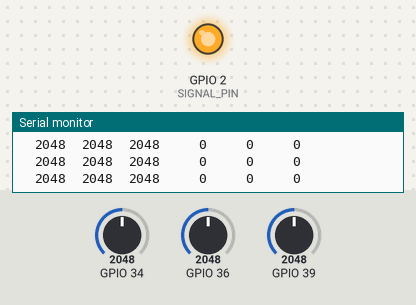
Simulated run of this sketch. Board: ESP32. On the bench: output pins drawn as LEDs (lit = HIGH), the last lines printed to the serial monitor. The test bench sets the inputs (shaded band); at power-on: GPIO 34 = 2048, GPIO 36 = 2048, GPIO 39 = 2048. WiFi joins after 1.5 s; servers stay silent unless stated; no MQTT or app messages arrive unless stated.

Above: at 2.7 s.
2.8 s: GPIO 34 set to 1960
5.8 s: GPIO 36 set to 1975
8.8 s: GPIO 39 set to 1935
At 9.6 s:
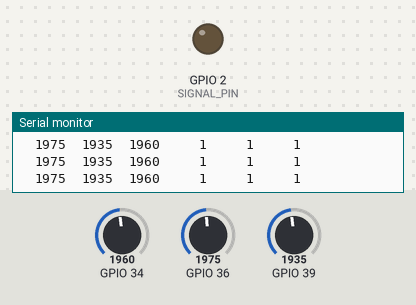
10.3 s: GPIO 39 set to 2040
At 10.9 s:
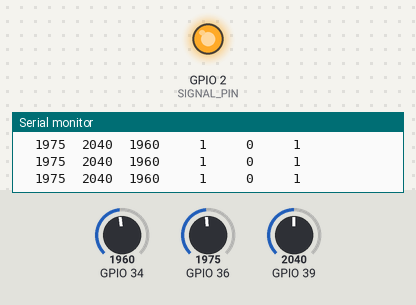
11.8 s: GPIO 39 set to 1960
At 12.2 s:
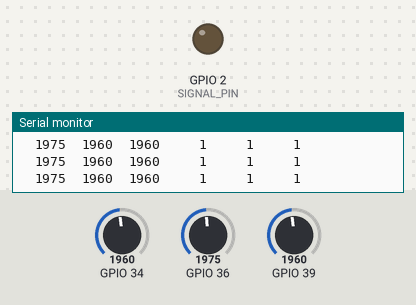
13.3 s: GPIO 34 set to 491
Timing chart, 0 to 16.2 s (numbered marks = the images above; inputs shaded):
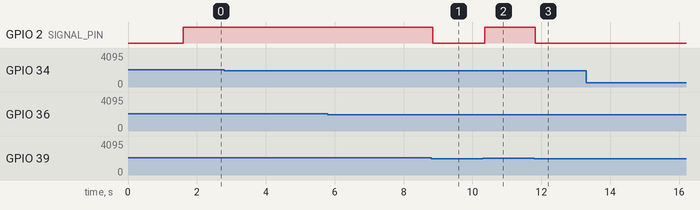

Measured:
- the behaviour switches between 2001 and 2000 on GPIO 39 (found by bisection; images 0 and 1)
- after the input at 8.8 s, GPIO 2 (SIGNAL_PIN): HIGH → LOW after 0.05 s
- after the input at 10.3 s, GPIO 2 (SIGNAL_PIN): LOW → HIGH after 0.05 s
- after the input at 11.8 s, GPIO 2 (SIGNAL_PIN): HIGH → LOW at once

The sketch:

trackSensor_LED_tripwire.ino
```cpp
/****************************************************
 * tracksensor_LED_tripwire.ino
 *
 * controller for sensors for lego train set
 * each sensor consists of an LED and a LDR
 * when the value from the LDR is below a threshold then the LDR can
 * 'see' the LED. When the LDR is above that threshold then there is a train in the way.
 * When the LDR value changes (low to high or high to low) then a specific MQTT message is sent.
 * This system can monitor a number of sensors. The number of sensors attached is specified in
 * 'NUM_INDICATORS' and the sensor details are specified in the intiIndicators() function
 */

// headers required to connect to wifi network and mqtt
#include "WiFi.h"
#include <PubSubClient.h>

// system settings
#define NUM_INDICATORS 3    // number of sensors attached to this device
#define SIGNAL_PIN 2        // this is the onboard LED used indicate that at least 1 sensor beam  is currently broken
#define TRIGGER_DELAY 200   // used to reduce multiple triggers caused by gaps in train carrages allowing light to pass
#define TRIGGER_DEBOUNCE 20 // used to ensure that trigger events are caused by a train and not just a stray bug or electrical artifact
#define LIGHT_THRESHOLD 2000// the comparison value used to determine if LED light is blocked or not

// network and mqtt connection values
const char* ssid = "HO";
const char* password =  "5Acrewoods";
const char* mqtt_server = "10.1.1.50";

// wifi object
WiFiClient espClient;
// mqtt object
PubSubClient client(espClient);

// flag to show if any sensor beams are broken
boolean signal = false;

// arrays to hold sensor settings and state values
char* mqttID[NUM_INDICATORS];
uint8_t pin[NUM_INDICATORS];
unsigned long lastTrig[NUM_INDICATORS];
boolean currentTrigger[NUM_INDICATORS];
boolean currentState[NUM_INDICATORS];

// function type definitions
void callback(char* topic, byte* payload, unsigned int length);
void initIndicators(void);
void setup_wifi(void);
void setup_mqtt(void);
void reconnect(void);

// recieve message
void callback(char* topic, byte* payload, unsigned int length) {
  // this is blank as this device does not subscribe to any message topics
  // this function must be present even if unused
}


void setup() {
  // serial connection for debuging ans to see real time state of sensors
  Serial.begin(9600);

  // initialise network and mqtt
  setup_wifi();
  setup_mqtt();

  // initialise sensors
  initIndicators();

  // setup and initialise the
  pinMode(SIGNAL_PIN,OUTPUT);
  digitalWrite(SIGNAL_PIN,signal);
}


void loop() {
  // ************* this block is required for MQTT to work
  if (!client.connected()) {
    reconnect();
  }
  client.loop();

  //**************  all programming below this line

  // print the raw value for each sensor
  for(int i=0;i < NUM_INDICATORS;i++) {
    Serial.printf("%6i",analogRead(pin[i]));
  }


  // check each indicator and set currentTrigger
  for(int i=0;i < NUM_INDICATORS;i++) {
    if(analogRead(pin[i]) < LIGHT_THRESHOLD) {
      // sensor is clear ie no train here
      currentTrigger[i] = true;
    }else{
      // sensor is obscured ie there IS a train here
      currentTrigger[i] = false;
    }
  }

  // re-test to confirm trigger. wait a short period of time first
  delay(TRIGGER_DEBOUNCE);
  for(int i=0;i < NUM_INDICATORS;i++) {
    if(!currentTrigger[i] && (analogRead(pin[i]) > LIGHT_THRESHOLD)) {
      // there is definatly something large here. most probably a train
      currentTrigger[i] = false;
    }else{
      // no there is nothing here
      currentTrigger[i] = true;
    }
  }

  // print the current trigger value of each sensor
  for(int i=0;i < NUM_INDICATORS;i++) {
    Serial.printf("%6d",currentTrigger[i]);
  }

  // This is a new trigger if last trigger is more than TRIGGER_DELAY milliseconds ago
  for(int i=0;i < NUM_INDICATORS;i++) {
    if(currentTrigger[i] && !currentState[i]) {
      // trigger is current
      if(millis() - lastTrig[i] > TRIGGER_DELAY) {
        Serial.printf("%s %i"," Got here",i);
        // train is here
        client.publish(mqttID[i],"open");
        currentState[i] = true;
      }
      lastTrig[i] = millis();
    }
  }

  // if currentState is true ('closed') and currentTrigger is false ('open')
  // and TRIGGER_DELAY has passed since 'closed' was last read
  // change state to 'open' and send 'open' signal
  for(int i=0;i < NUM_INDICATORS;i++) {
    if(!currentTrigger[i] && currentState[i]) {
      // check that TRIGGER_DELAY time has passed since last 'closed'event
      if(millis() - lastTrig[i] > TRIGGER_DELAY) {
        // train has passed
        client.publish(mqttID[i],"closed");
        currentState[i] = false;
      }
    }
  }

  signal = false;
  for(int i=0;i < NUM_INDICATORS;i++) {
    if(!currentTrigger[i]) {
      signal = true;
    }
  }
  digitalWrite(SIGNAL_PIN,signal);


  Serial.println();
}

void setup_wifi() {
  //
  delay(10);
  // We start by connecting to a WiFi network
  Serial.println();
  Serial.print("Connecting to ");
  Serial.println(ssid);

  WiFi.begin(ssid, password);

  while (WiFi.status() != WL_CONNECTED) {
    delay(500);
    // print dots while not connected
    Serial.print(".");
  }

  Serial.println("");
  Serial.println("WiFi connected");
  // print IP address of device
  Serial.println("IP address: ");
  Serial.println(WiFi.localIP());
}


void setup_mqtt() {
  // setup the mqtt object
  client.setServer(mqtt_server, 1883);
  client.setCallback(callback);
  // connect to mqtt server
  reconnect();
}

void reconnect() {
  // check for connection to mqtt server
  while (!client.connected()) {
    // not connected so try to connect to mqtt server
    Serial.print("Attempting MQTT connection...");
    // Attempt to connect
    // when connecting the device must be given name that is not currently in use
    // i.e. each device must have a unique name. as we are just testing, this will be fine
    if (client.connect("ESPSegmentSensors")) {
      Serial.println("connected");
      // send an mqtt message to prove connection
      client.publish("lego/testing", "ESPSegmentSensors Connected");
      // Subscribe - we are not subscribing to any topics but this is where and how it is done
//      client.subscribe("esp32/output");
    } else {
      // connection failed
      Serial.print("failed, rc=");
      Serial.print(client.state());
      Serial.println(" try again in 5 seconds");
      // Wait 5 seconds before retrying to connect to mqtt
      delay(5000);
    }
  }
}

void initIndicators() {
  // initialise sensor for segment 0
  pin[0] = 36;
  mqttID[0] = "lego/train/segments/indicator/00";
  lastTrig[0] = 0;
  currentTrigger[0] = false;
  currentState[0] = false;

  // initialise sensor for segment 1
  pin[1] = 39;
  mqttID[1] = "lego/train/segments/indicator/01";
  lastTrig[1] = 0;
  currentTrigger[1] = false;
  currentState[1] = false;

  // initialise sensor for segment 2
  pin[2] = 34;
  mqttID[2] = "lego/train/segments/indicator/02";
  lastTrig[2] = 0;
  currentTrigger[2] = false;
  currentState[2] = false;

  // further sensors can be added.
  // just increase the array id
  // make sure that "#define NUM_INDICATORS" represents the number of sensors listed
  // all sensors must have a unique pin and mqttID
}
```
